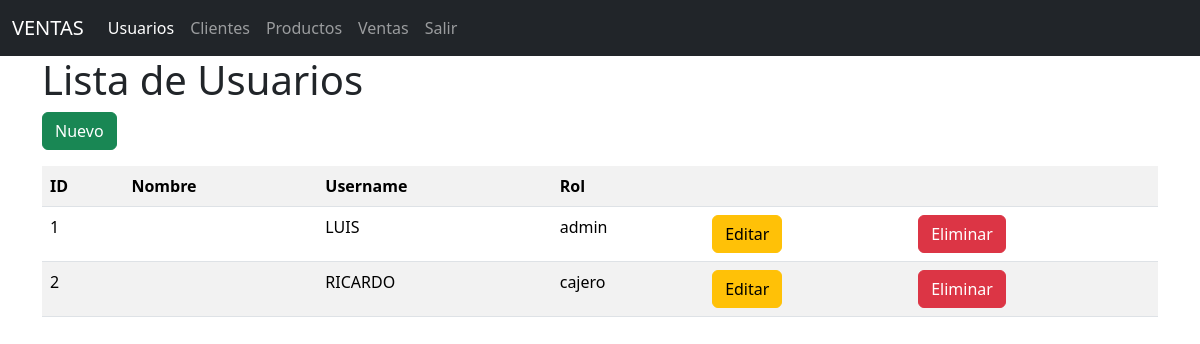
/usuarios/, run on an earlier commit of the app's database.
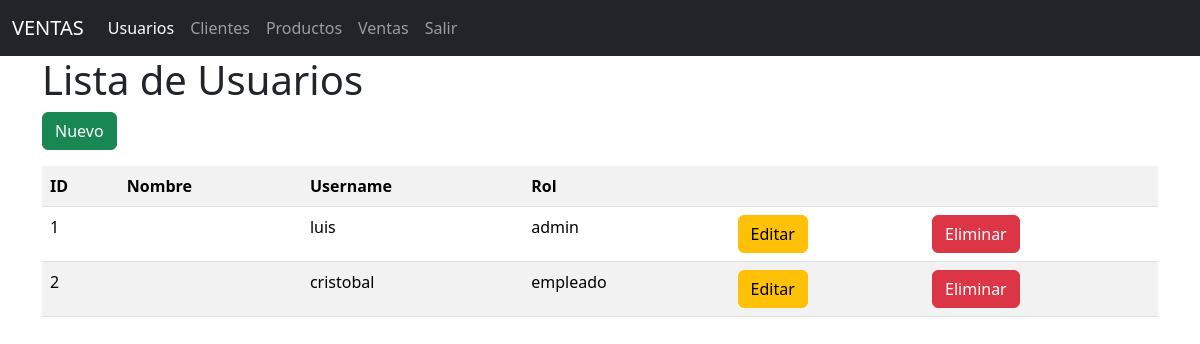
And on a later commit of the database.
### models/usuario_model.py (models this page shows, shortened)
class Usuario(db.Model):
    __tablename__ = "usuarios"
    id = db.Column(db.Integer, primary_key=True)
    username = db.Column(db.String(20), nullable=False, unique=True)
    password = db.Column(db.String(128), nullable=False)  # Longitud suficiente para hash
    rol = db.Column(db.String(20), nullable=False)
    @staticmethod
    def get_all():
        return Usuario.query.all()

### controllers/usuario_controller.py (the view)
@usuario_bp.route("/")
def index():
    usuarios = Usuario.get_all()
    return usuario_view.list(usuarios)

### run.py (called while the page is built)
@app.context_processor
def inject_active_path():
    def is_active(path):
        return 'active' if request.path == path else ''
    return dict(is_active=is_active)

### views/usuario_view.py (called while the page is built)
def list(usuarios):
    return render_template('usuarios/index.html', usuarios = usuarios)

### templates/usuarios/index.html (shortened to what this page needs)
{% extends 'base.html' %}
{% block content %}
<h1>Lista de Usuarios</h1>
<a href="{{url_for('usuario.create')}}" class="btn btn-success mb-3">Nuevo</a>
<table class="table table-striped">
    <tr>
        <th>ID</th>
        <th>Nombre</th>
        <th>Username</th>
        <th>Rol</th>
        <th></th>
        <th></th>
    </tr>
    {% for item in usuarios %}
    <tr>
        <td>{{item.id}}</td>
        <td>{{item.nombre}}</td>
        <td>{{item.username}}</td>
        <td>{{item.rol}}</td>
        <td>
            <a href="{{url_for('usuario.edit',id=item.id)}}" class="btn btn-warning">Editar</a>
        </td>
        <td>
            <a href="{{url_for('usuario.delete',id=item.id)}}" class="btn btn-danger">Eliminar</a>
        </td>
    </tr>
    {% endfor %}
</table>
{% endblock %}

What changed in the data, as far as the page shows it:
changed Usuario "admin": username "LUIS" → "luis"
changed Usuario id 2: username "RICARDO" → "cristobal"; rol "cajero" → "empleado"
